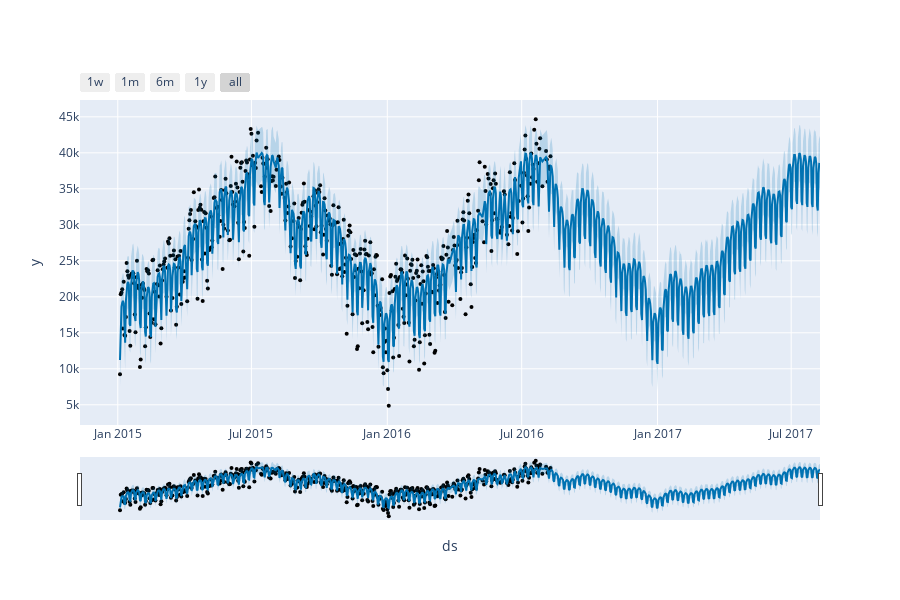

Notebook code cell kept with this figure:
### Code cell
fig = plot_plotly(modelo_sem_outliers, previsao)
fig.show()

### Figure 1 — Plotly figure (JSON) as saved in the notebook; plotly's stock layout.template omitted (floating-point values rounded to 4 significant figures; data arrays with more than 128 entries replaced by an {"elided": "..."} marker saying what was removed)
{"data": [{"marker": {"color": "black", "size": 4}, "mode": "markers", "name": "Actual", "type": "scatter", "x": {"elided": "505 str values"}, "y": {"elided": "505 int values"}}, {"hoverinfo": "skip", "line": {"width": 0}, "mode": "lines", "type": "scatter", "x": {"elided": "870 str values"}, "y": {"elided": "870 float values"}}, {"fill": "tonexty", "fillcolor": "rgba(0, 114, 178, 0.2)", "line": {"color": "#0072B2", "width": 2}, "mode": "lines", "name": "Predicted", "type": "scatter", "x": {"elided": "870 str values"}, "y": {"elided": "870 float values"}}, {"fill": "tonexty", "fillcolor": "rgba(0, 114, 178, 0.2)", "hoverinfo": "skip", "line": {"width": 0}, "mode": "lines", "type": "scatter", "x": {"elided": "870 str values"}, "y": {"elided": "870 float values"}}], "layout": {"height": 600, "showlegend": false, "width": 900, "xaxis": {"rangeselector": {"buttons": [{"count": 7, "label": "1w", "step": "day", "stepmode": "backward"}, {"count": 1, "label": "1m", "step": "month", "stepmode": "backward"}, {"count": 6, "label": "6m", "step": "month", "stepmode": "backward"}, {"count": 1, "label": "1y", "step": "year", "stepmode": "backward"}, {"step": "all"}]}, "rangeslider": {"visible": true}, "title": {"text": "ds"}, "type": "date"}, "yaxis": {"title": {"text": "y"}}}}
